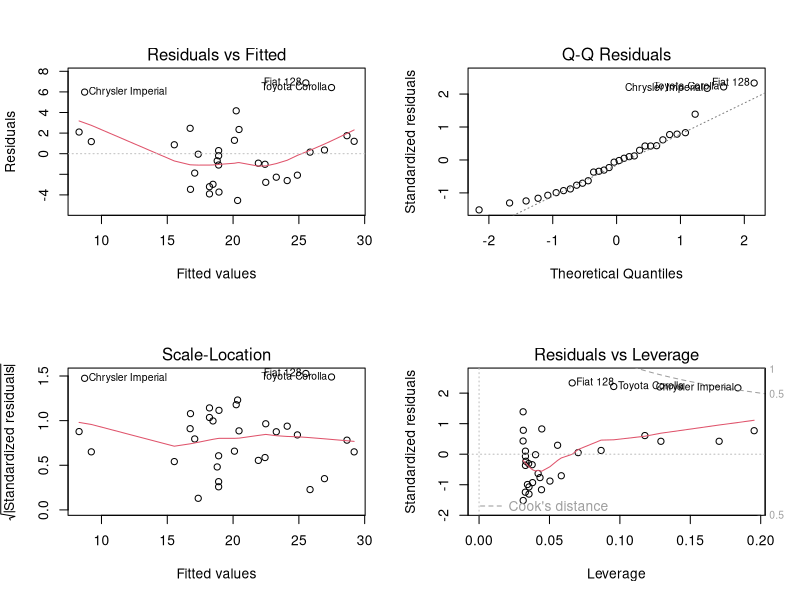
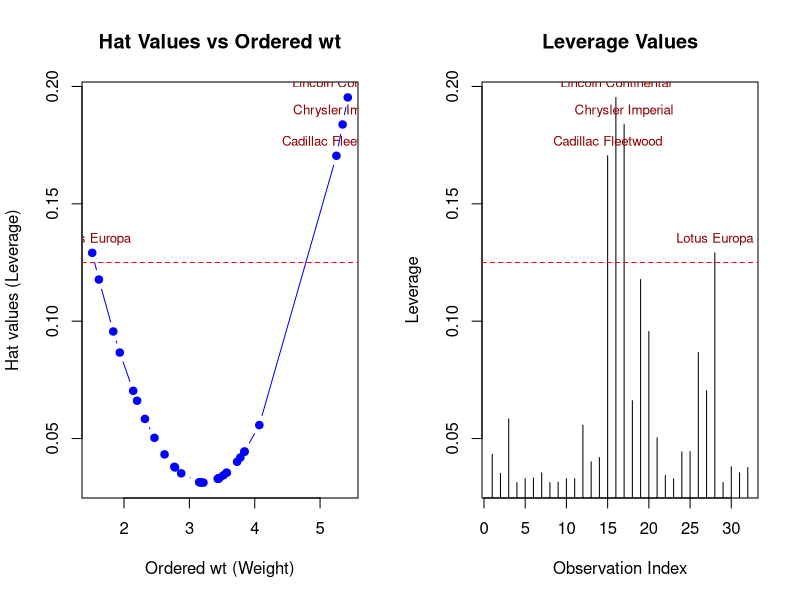

These figures' R source, in order:
## ---- chunk 1
library(tidyverse)
## ---- chunk 2
cars <- data.frame(mtcars)
## ---- chunk 3
model <- lm(mpg ~ wt, data = cars)
summary(model)
## ---- chunk 4
par(mfrow = c(2, 2))
plot(model)
## ---- chunk 5
model <- lm(mpg ~ wt, data = cars)
hat_values <- hatvalues(model)
p <- length(coef(model))
n <- nrow(mtcars)
threshold <- 2 * p / n
names <- rownames(mtcars)

# Order by wt
ordered_indices <- order(mtcars$wt)
x_ordered <- mtcars$wt[ordered_indices]
hat_ordered <- hat_values[ordered_indices]
names_ordered <- names[ordered_indices]

# Plot side-by-side
par(mfrow = c(1, 2))

# First plot
plot(x_ordered, hat_ordered,
     type = "b",
     pch = 19,
     col = "blue",
     xlab = "Ordered wt (Weight)",
     ylab = "Hat values (Leverage)",
     main = "Hat Values vs Ordered wt")
abline(h = threshold, col = "red", lty = 2)
text(x_ordered[hat_ordered > threshold],
     hat_ordered[hat_ordered > threshold],
     labels = names_ordered[hat_ordered > threshold],
     pos = 3, cex = 0.8, col = "darkred")

# Second plot
plot(hat_values, type = "h",
     main = "Leverage Values",
     ylab = "Leverage",
     xlab = "Observation Index")
abline(h = threshold, col = "red", lty = 2)
high_lev_indices <- which(hat_values > threshold)
text(x = high_lev_indices,
     y = hat_values[high_lev_indices],
     labels = names[high_lev_indices],
     pos = 3, cex = 0.8, col = "darkred")
